Frame 1 (no input): blank canvas, image omitted
Frame 60 (no input): blank canvas, image omitted
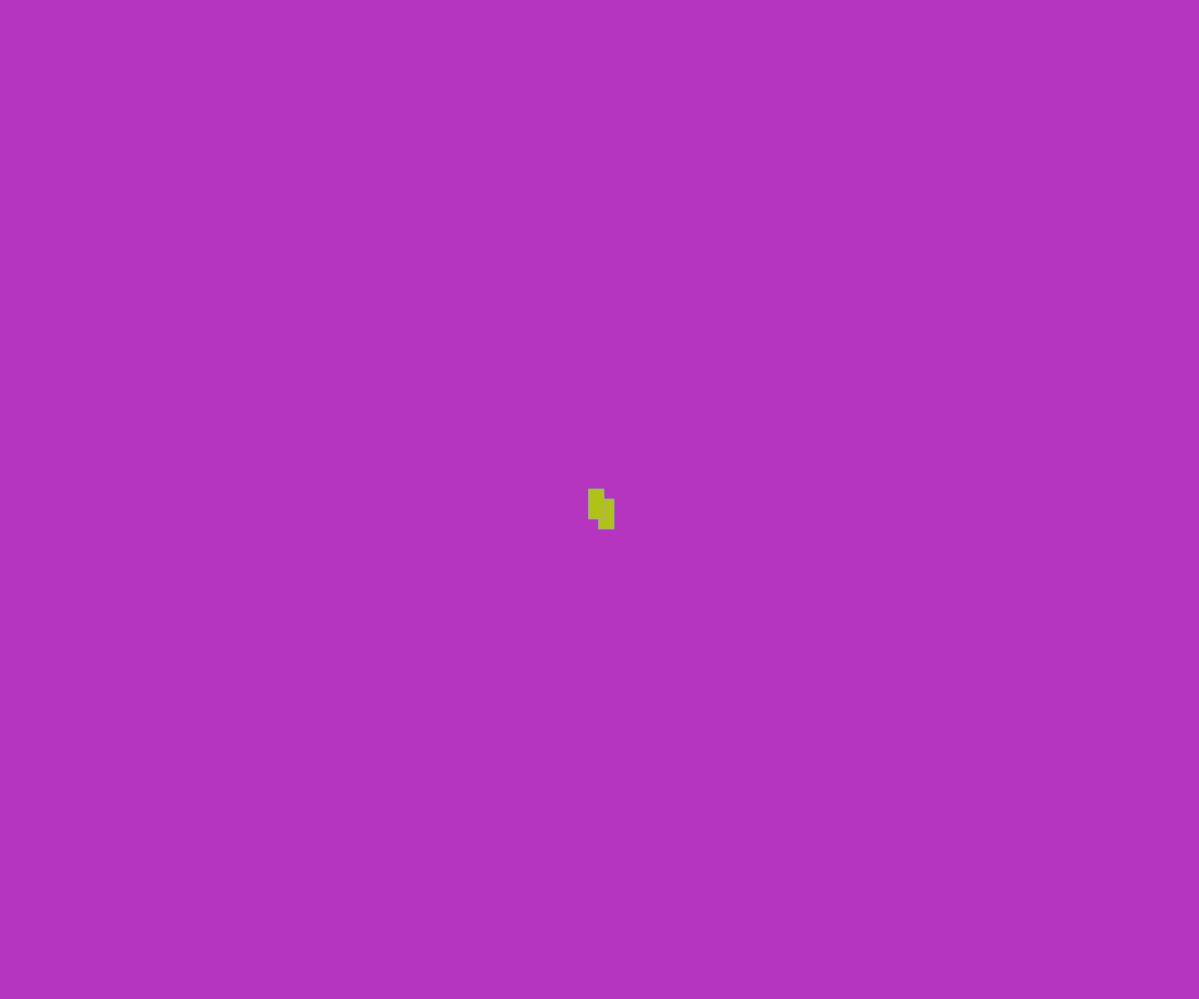
Frame 120 (the mouse pressed at the canvas centre since frame 60)

The p5.js sketch whose frames 1 and 60 were blank and that drew this single picture after the mouse press (run headless with seeded random() and noise() and a simulated clock; from frame 60 on, the mouse is pressed at the canvas centre):

// p5.js sketch
// ── sketch.js
function setup() {
  createCanvas(windowWidth - 1, windowHeight - 1); // width x height
  background(random(0, 255), random(0, 255), random(0, 255));
}

function draw() {
  stroke(random(0, 255), random(0, 255), random(0, 255));
  fill(random(0, 255), random(0, 255), random(0, 255));

  //console.log(mouseIsPressed);

  if (mouseIsPressed) {
    rect(mouseX, mouseY, 15, 30);
    rect(mouseX - 10, mouseY - 10, 15, 30);
  }
}
